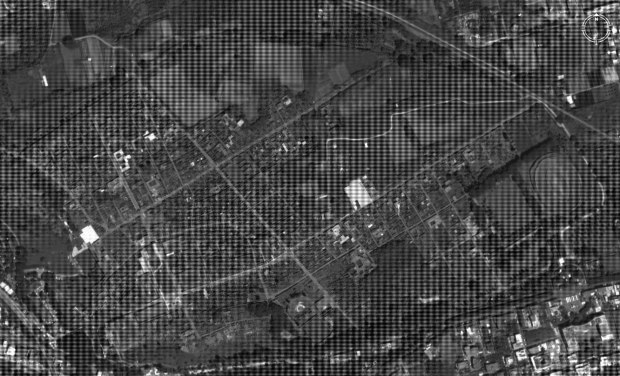
#> input picture TP/noisyland.tif, 620 x 376 px
$ python 57541.py
#> lines starting #> are read from the running program, lines starting #| are printed output that depends on the picture; after the words box and inside, x2 and y2 are one past the last pixel; in counts of white or black regions, pixels touching at a corner belong together
# -*- coding: utf-8 -*-
"""
Created on Fri Oct 29 20:10:59 2021

@author: Silvia
"""
#%%
from imageio import imread
import matplotlib.pyplot as plt
import numpy as np
from scipy import ndimage


# =============================================================================
# # Fechar todos os plots
# =============================================================================
plt.close('all')

# =============================================================================
# #Ler a imagem
# =============================================================================
f=imread('noisyland.tif').astype(float)
#> f: shape (376, 620) float64; min 0, max 255, mean 70.9


#%%
# =============================================================================
# #Parte 1 - Filtragem no Domínio Espacial
# =============================================================================

#Construir um filtro para correcção do ruído horizontal
#Filtro1 - contem a banda de ruído horizontal dentro dele
Filtro1 = np.ones((7,30))/(7*30)
pb1 = ndimage.convolve(f, Filtro1, mode='constant', cval=0)
pa1 = f-pb1

#Filtro2 - contido dentro do ruído
Filtro2 = np.ones((1,30))/(1*30)
pb2 = ndimage.convolve(f, Filtro2, mode='constant', cval=0)
pa2 = f-pb2

#Imagem Corrigida de Ruído Horizontal
fhor = pb1+pa2


#Construir um filtro para correcção do ruído vertical
#Filtro3 - contem a banda de ruído vertical dentro dele
Filtro3 = np.ones((30,5))/(5*30)
pb3=ndimage.convolve(fhor,Filtro3, mode='constant', cval=0)
pa3=fhor-pb3

#Filtro4 - contido dentro do ruído
Filtro4=np.ones((30,1))/(1*30)
pb4=ndimage.convolve(fhor, Filtro4, mode='constant', cval=0.0)
pa4=fhor-pb4
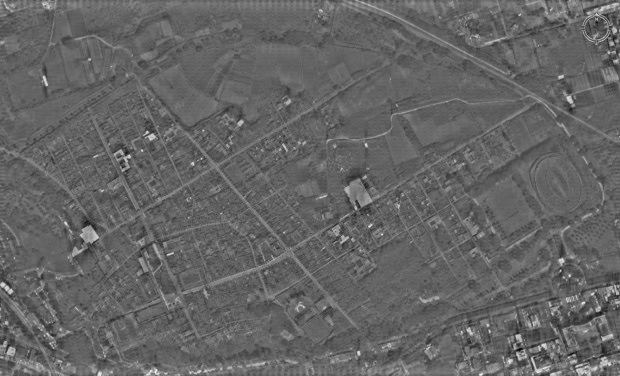
#> pa4: shape (376, 620) float64; min -117.3, max 182.3, mean 1.3; drawn with min black and max white

#Imagem Corrigida de Ruído
fcorr = pb3+pa4

#Depois da primeira iteração de correcção, ainda existe ruído na imagem
#O ruído existente é maioritariamente vertical, por isso fazemos mais uma
#iteração de correcção na vertical

pb5=ndimage.convolve(fcorr,Filtro3, mode='constant', cval=0)
pa5=fcorr-pb5
pb6=ndimage.convolve(fcorr,Filtro4,mode='constant',cval=0)
pa6=fcorr-pb6

fcorr2=pb5+pa6
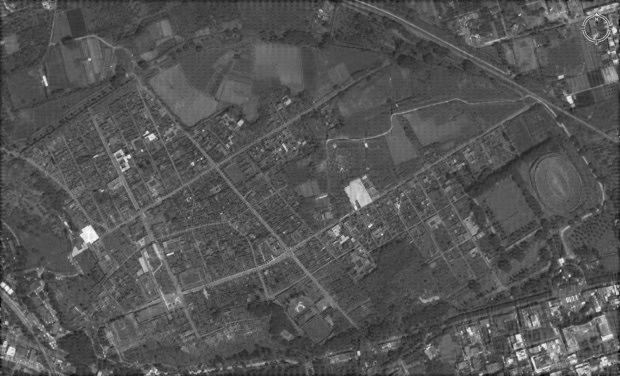
#> fcorr2: shape (376, 620) float64; min -24.88, max 260.3, mean 70.3; drawn with min black and max white

#A imagem está corrigida de ruído, no entanto podemos ainda tentar
#efetuar um unsharp suave para melhorar a definição da imagem

unsh=ndimage.median_filter(fcorr2,footprint=Filtro4)
k=0.3
u=fcorr2+k*(fcorr2-unsh)


#%%
# =============================================================================
# #Parte 2 - Filtragem no Dominio de Fourier
# =============================================================================

#Aplicar a Transformada de Fourier à imagem
ddft=np.fft.fft2(f)

#Espectro centrado
espectro_c_log=np.log10(np.abs(np.fft.fftshift(ddft)))
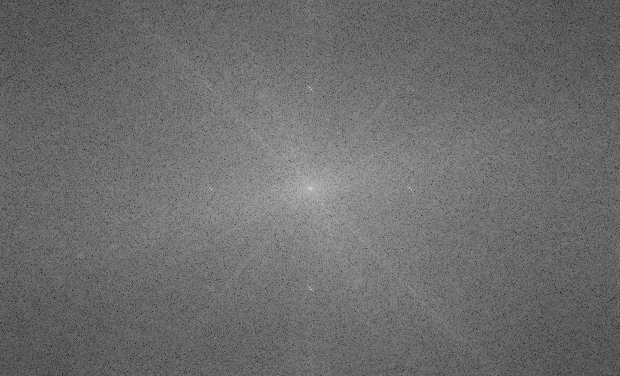
#> espectro_c_log: shape (376, 620) float64; min 0.753, max 7.22, mean 3.52; drawn with min black and max white

#Mask1 - Máscara para valores do espectro superiores a 3
Mask1=espectro_c_log>=3
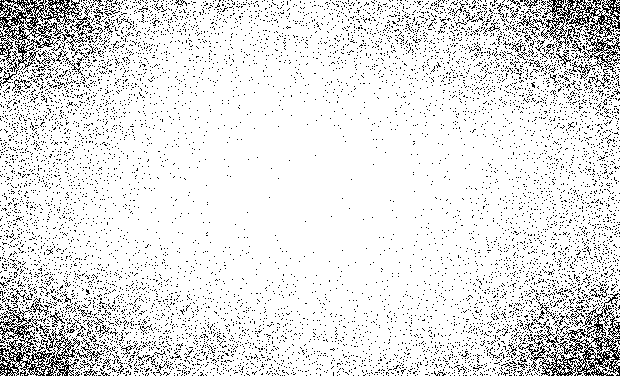
#> Mask1: shape (376, 620) bool; 88.7% white; black in thin lines or dots

#Mask2 - Máscara de quadrados centrados nos picos de frequencia
#Estes picos foram identificados por análise da imagem do espectro centrado

Mask2=np.zeros((f.shape[0],f.shape[1]))
#Dimensão dos quadrados para os picos verticais e horizontais
a=5
#Dimensão dos quadrados para os picos diagonais
b=7

#Quadrados centrados nos picos identificados
Mask2[88-a:88+a,310-a:310+a]=1
Mask2[186-a:186+a,410-a:410+a]=1
Mask2[288-a:288+a,310-a:310+a]=1
Mask2[188-a:188+a,210-a:210+a]=1

Mask2[88-b:88+b,410-b:410+b]=1
Mask2[288-b:288+b,410-b:410+b]=1
Mask2[288-b:288+b,210-b:210+b]=1
Mask2[88-b:88+b,210-b:210+b]=1

#Máscara final
mask=np.logical_not(np.logical_and(Mask1,Mask2))
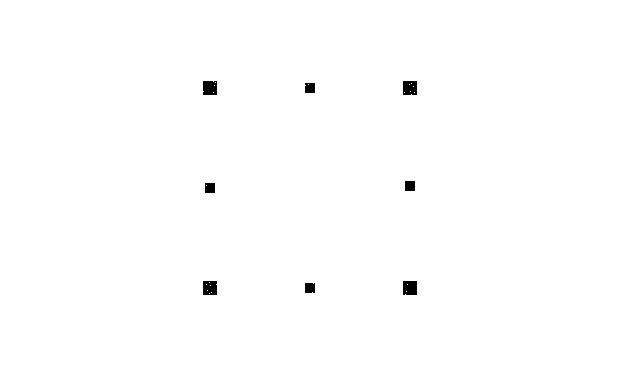
#> mask: shape (376, 620) bool; 99.5% white; 8 black regions, largest, box (x1, y1, x2, y2) and area: (403, 281, 417, 295) 193, (203, 81, 217, 95) 191, (403, 81, 417, 95) 189

#Filtragem da Imagem
final= np.real(np.fft.ifft2(np.fft.fftshift(mask)*ddft))
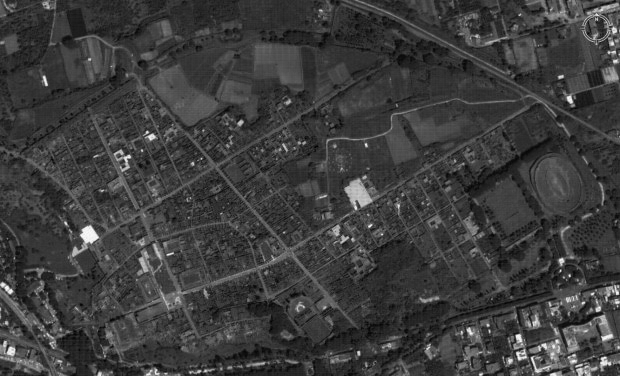
#> final: shape (376, 620) float64; min 10.39, max 260.1, mean 70.9; drawn with min black and max white


#%%
# =============================================================================
# #Plots dos Resultados
# =============================================================================

fig1=plt.figure(figsize=(30,30))
fig1.suptitle('Filtro Espacial parte 1')
plt.subplot(333); plt.imshow(f, 'gray', vmin=0,vmax=255); plt.title('Original'); plt.axis('off')
plt.subplot(334); plt.imshow(pb1, 'gray', vmin=0,vmax=255); plt.title('Passa Baixa Horizontal'); plt.axis('off')
plt.subplot(335); plt.imshow(pa2, 'gray', vmin=0,vmax=255); plt.title('Passa Alta Horizontal'); plt.axis('off')
plt.subplot(336); plt.imshow(fhor, 'gray', vmin=0,vmax=255); plt.title('Correção Ruído Horizontal'); plt.axis('off')
plt.subplot(337); plt.imshow(pb3, 'gray', vmin=0,vmax=255); plt.title('Passa Baixa Vertical'); plt.axis('off')
plt.subplot(338); plt.imshow(pa4, 'gray', vmin=0,vmax=255); plt.title('Passa Alta Vertical'); plt.axis('off')
plt.subplot(339); plt.imshow(fcorr, 'gray', vmin=0,vmax=255); plt.title('Correção Ruído Vertical'); plt.axis('off')

fig2=plt.figure(figsize=(30,30))
fig2.suptitle('Filtro Espacial parte 2')
plt.subplot(332); plt.imshow(f, 'gray', vmin=0,vmax=255); plt.title('Original'); plt.axis('off')
plt.subplot(333); plt.imshow(fcorr, 'gray', vmin=0,vmax=255); plt.title('Correção Ruído Vertical')
plt.subplot(334); plt.imshow(pb5, 'gray', vmin=0,vmax=255); plt.title('Passa Baixa Vertical 2'); plt.axis('off')
plt.subplot(335); plt.imshow(pa6, 'gray', vmin=0,vmax=255); plt.title('Passa Alta Vertical 2'); plt.axis('off')
plt.subplot(336); plt.imshow(fcorr2, 'gray', vmin=0,vmax=255); plt.title('Imagem Corrigida'); plt.axis('off')
plt.subplot(337); plt.imshow(unsh, 'gray', vmin=0,vmax=255); plt.title('Filtro Unsharp'); plt.axis('off')
plt.subplot(339); plt.imshow(u, 'gray', vmin=0,vmax=255); plt.title('Imagem Final'); plt.axis('off')


fig3=plt.figure(figsize=(30,30))
fig3.suptitle('Filtro Fourier')
plt.subplot(333); plt.imshow(f, 'gray'); plt.title('Original'); plt.axis('off')
plt.subplot(334); plt.imshow(espectro_c_log, 'gray'); plt.title('Espectro Centrado'); plt.axis('off')
plt.subplot(335); plt.imshow(Mask1, 'gray'); plt.title('Máscara 1'); plt.axis('off')
plt.subplot(336); plt.imshow(Mask2, 'gray'); plt.title('Máscara 2'); plt.axis('off')
plt.subplot(337); plt.imshow(mask, 'gray'); plt.title('Máscara Final'); plt.axis('off')
plt.subplot(338); plt.imshow(final, 'gray'); plt.title('Imagem Final'); plt.axis('off')

fig4=plt.figure(figsize=(30,30))
fig4.suptitle('Comparação Resultados')
plt.subplot(131); plt.imshow(f, 'gray'); plt.title('Original'); plt.axis('off')
plt.subplot(132); plt.imshow(u, 'gray', vmin=0,vmax=255); plt.title('Imagem Final Espacial'); plt.axis('off')
plt.subplot(133); plt.imshow(final, 'gray'); plt.title('Imagem Final Fourier'); plt.axis('off')
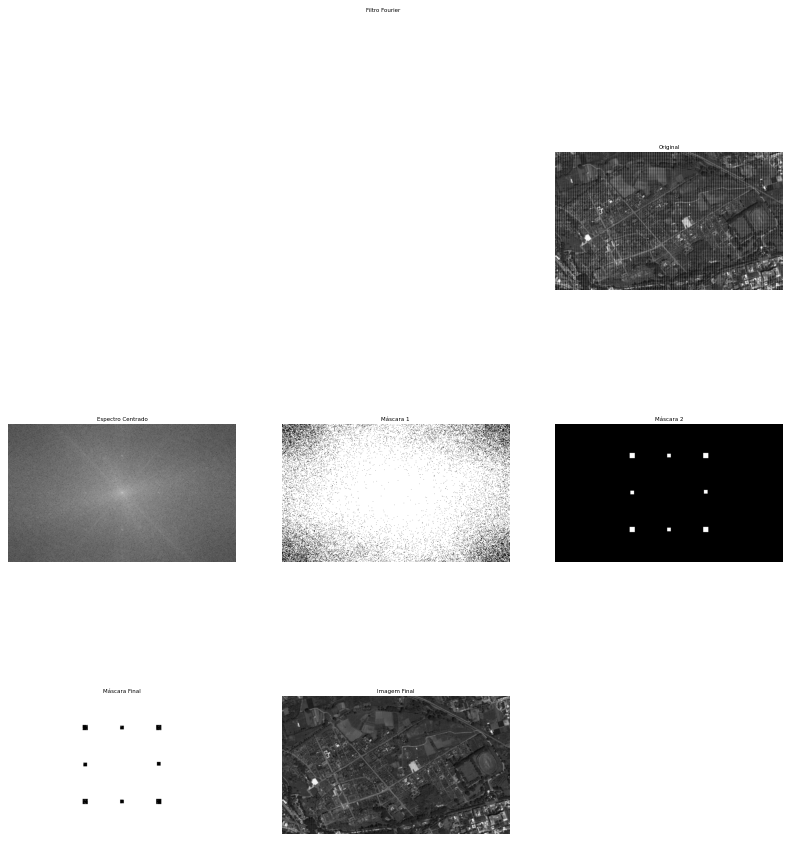
#> figure drawn by matplotlib, 6 panels
